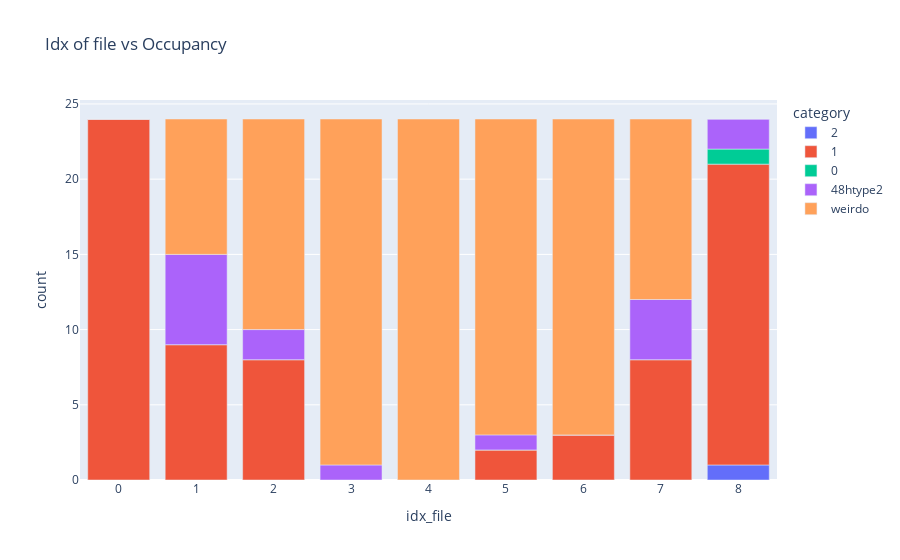

This figure's notebook cell:
### Code cell
Movement.Occupancy.get_occupancy(file_loc_important_cols, coor_ref_structure_48n24_expanded, tuple_cage_metainfo, el = "Li")
df_occupancy = Plot.Movement.Occupancy.plot_occupancy(file_loc_important_cols, category_labels_occupancy)

### Figure 1 — Plotly figure (JSON) as saved in the notebook; plotly's stock layout.template omitted (floating-point values rounded to 4 significant figures)
{"data": [{"alignmentgroup": "True", "hovertemplate": "category=2<br>idx_file=%{x}<br>count=%{y}<extra></extra>", "legendgroup": "2", "marker": {"color": "#636efa", "pattern": {"shape": ""}}, "name": "2", "offsetgroup": "2", "orientation": "v", "showlegend": true, "textposition": "auto", "type": "bar", "x": [0, 1, 2, 3, 4, 5, 6, 7, 8], "xaxis": "x", "y": [0, 0, 0, 0, 0, 0, 0, 0, 1], "yaxis": "y"}, {"alignmentgroup": "True", "hovertemplate": "category=1<br>idx_file=%{x}<br>count=%{y}<extra></extra>", "legendgroup": "1", "marker": {"color": "#EF553B", "pattern": {"shape": ""}}, "name": "1", "offsetgroup": "1", "orientation": "v", "showlegend": true, "textposition": "auto", "type": "bar", "x": [0, 1, 2, 3, 4, 5, 6, 7, 8], "xaxis": "x", "y": [24, 9, 8, 0, 0, 2, 3, 8, 20], "yaxis": "y"}, {"alignmentgroup": "True", "hovertemplate": "category=0<br>idx_file=%{x}<br>count=%{y}<extra></extra>", "legendgroup": "0", "marker": {"color": "#00cc96", "pattern": {"shape": ""}}, "name": "0", "offsetgroup": "0", "orientation": "v", "showlegend": true, "textposition": "auto", "type": "bar", "x": [0, 1, 2, 3, 4, 5, 6, 7, 8], "xaxis": "x", "y": [0, 0, 0, 0, 0, 0, 0, 0, 1], "yaxis": "y"}, {"alignmentgroup": "True", "hovertemplate": "category=48htype2<br>idx_file=%{x}<br>count=%{y}<extra></extra>", "legendgroup": "48htype2", "marker": {"color": "#ab63fa", "pattern": {"shape": ""}}, "name": "48htype2", "offsetgroup": "48htype2", "orientation": "v", "showlegend": true, "textposition": "auto", "type": "bar", "x": [0, 1, 2, 3, 4, 5, 6, 7, 8], "xaxis": "x", "y": [0, 6, 2, 1, 0, 1, 0, 4, 2], "yaxis": "y"}, {"alignmentgroup": "True", "hovertemplate": "category=weirdo<br>idx_file=%{x}<br>count=%{y}<extra></extra>", "legendgroup": "weirdo", "marker": {"color": "#FFA15A", "pattern": {"shape": ""}}, "name": "weirdo", "offsetgroup": "weirdo", "orientation": "v", "showlegend": true, "textposition": "auto", "type": "bar", "x": [0, 1, 2, 3, 4, 5, 6, 7, 8], "xaxis": "x", "y": [0, 9, 14, 23, 24, 21, 21, 12, 0], "yaxis": "y"}], "layout": {"barmode": "relative", "legend": {"title": {"text": "category"}, "tracegroupgap": 0}, "title": {"text": "Idx of file vs Occupancy"}, "xaxis": {"anchor": "y", "domain": [0, 1], "title": {"text": "idx_file"}}, "yaxis": {"anchor": "x", "domain": [0, 1], "title": {"text": "count"}}}}
